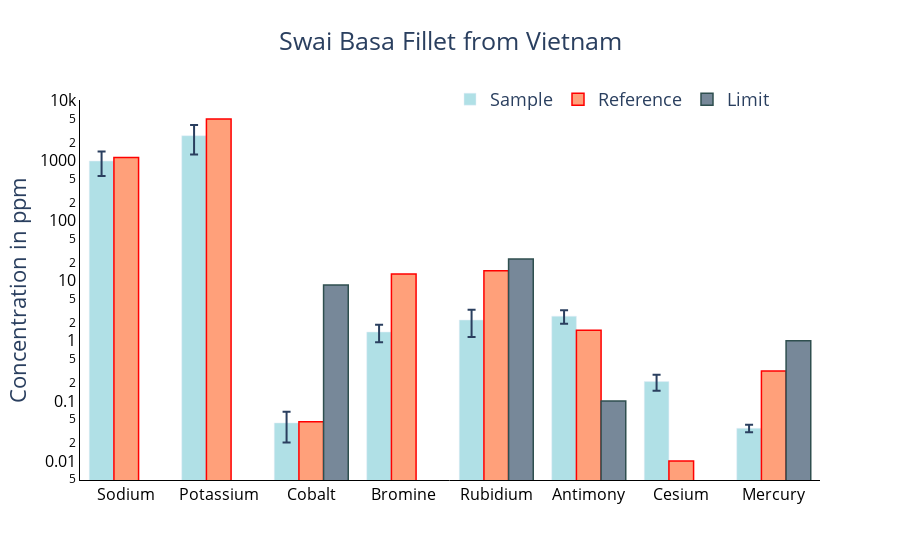

Source (notebook cell):
### Code cell
#sample 1
elements = ['Sodium', 'Potassium', 'Cobalt', 'Bromine', 'Rubidium', 'Antimony',
           'Cesium', 'Mercury']

ppm = [980.2, 2588.97, 0.043, 1.4, 2.22, 2.57, 0.21, 0.035]
sys_unc = [428.53, 1325.27, 0.022, 0.45, 1.056, 0.62, 0.061, 0.0043]
stat_unc = [5.66, 98.93, 0.0056, 0.07, 0.058, 0.17, 0.016, 0.0026]
x = np.linspace(1,len(ppm),len(ppm))
tot_unc = []
for i in x:
    val = (sys_unc[int(i)-1]**2+stat_unc[int(i)-1]**2)**0.5
    tot_unc.append(val)

mpl_fig = plt.figure(figsize=(10,5))
ax = mpl_fig.add_subplot(111)
width = 0.25
p1 = ax.bar(x, ppm, width, color='powderblue', label='Sample')

#reference values (based on averages)
ppm2 = [1120, 4912, 0.045, 13, 14.7, 1.5, 0.01, 0.314]

#regulatory limits for the elements
limits = [0, 0, 8.48, 0, 23, 0.1, 0, 1]

y_title = 'Concentration in ppm'
title_text = 'Swai Basa Fillet from Vietnam'

#reference graph
p2 = ax.bar(x+0.25, ppm2, width, color='lightsalmon', edgecolor='red', alpha=0.3, label='Reference')
#error bars
p3 = plt.errorbar(x, ppm, yerr=tot_unc, fmt='.', ecolor='steelblue', capthick=1, capsize=2)
#limits graph
p4 = ax.bar(x-0.25, limits, width, color='lightslategray', edgecolor='k', label='Limit')

plt.ylabel(y_title)
plt.title(title_text)
plt.legend()
plt.xticks(x, elements)
ax.set_yscale('log')
plt.show()

fig = go.Figure()
fig.add_trace(go.Bar(
    name='Sample',
    x=elements, 
    y=ppm,
    error_y=dict(type='data', array=tot_unc),
    marker_color='powderblue',
#    line_color='steelblue'
))
fig.add_trace(go.Bar( 
    name='Reference',
    x=elements,
    y=ppm2,
    marker_color='lightsalmon',
    marker_line_color='red',
    marker_line_width=1.5
))
fig.add_trace(go.Bar( 
    name='Limit',
    x=elements,
    y=limits,
    marker_color='lightslategray',
    marker_line_color='darkslategray',
    marker_line_width=1.5
))

fig.update_layout(yaxis_type="log")
fig.update_layout(plot_bgcolor='white')#,width=700, height=700)
fig.update_yaxes(linecolor='black',tickcolor='black',
                 tickfont=dict(color='black', size=16))
fig.update_xaxes(linecolor='black',tickfont=dict(color='black', size=16))
fig.update_layout(legend_orientation="h",legend=dict(x=0.5, y=1.05))
fig.update_layout(barmode='group')
fig.update_layout(title=title_text, title_x=0.5,
                  yaxis_title=y_title,
                  font=dict(size=18)
)

fig.show()
fig.write_html("2017-sample1.html",include_plotlyjs=False)

### Figure 1 — Plotly figure (JSON) as saved in the notebook; plotly's stock layout.template omitted (floating-point values rounded to 4 significant figures)
{"data": [{"error_y": {"array": [428.6, 1329.0, 0.0227, 0.4554, 1.058, 0.6429, 0.06306, 0.005025], "type": "data"}, "marker": {"color": "powderblue"}, "name": "Sample", "type": "bar", "x": ["Sodium", "Potassium", "Cobalt", "Bromine", "Rubidium", "Antimony", "Cesium", "Mercury"], "y": [980.2, 2589.0, 0.043, 1.4, 2.22, 2.57, 0.21, 0.035]}, {"marker": {"color": "lightsalmon", "line": {"color": "red", "width": 1.5}}, "name": "Reference", "type": "bar", "x": ["Sodium", "Potassium", "Cobalt", "Bromine", "Rubidium", "Antimony", "Cesium", "Mercury"], "y": [1120, 4912, 0.045, 13, 14.7, 1.5, 0.01, 0.314]}, {"marker": {"color": "lightslategray", "line": {"color": "darkslategray", "width": 1.5}}, "name": "Limit", "type": "bar", "x": ["Sodium", "Potassium", "Cobalt", "Bromine", "Rubidium", "Antimony", "Cesium", "Mercury"], "y": [0, 0, 8.48, 0, 23, 0.1, 0, 1]}], "layout": {"barmode": "group", "font": {"size": 18}, "legend": {"orientation": "h", "x": 0.5, "y": 1.05}, "plot_bgcolor": "white", "title": {"text": "Swai Basa Fillet from Vietnam", "x": 0.5}, "xaxis": {"linecolor": "black", "tickfont": {"color": "black", "size": 16}}, "yaxis": {"linecolor": "black", "tickcolor": "black", "tickfont": {"color": "black", "size": 16}, "title": {"text": "Concentration in ppm"}, "type": "log"}}}
